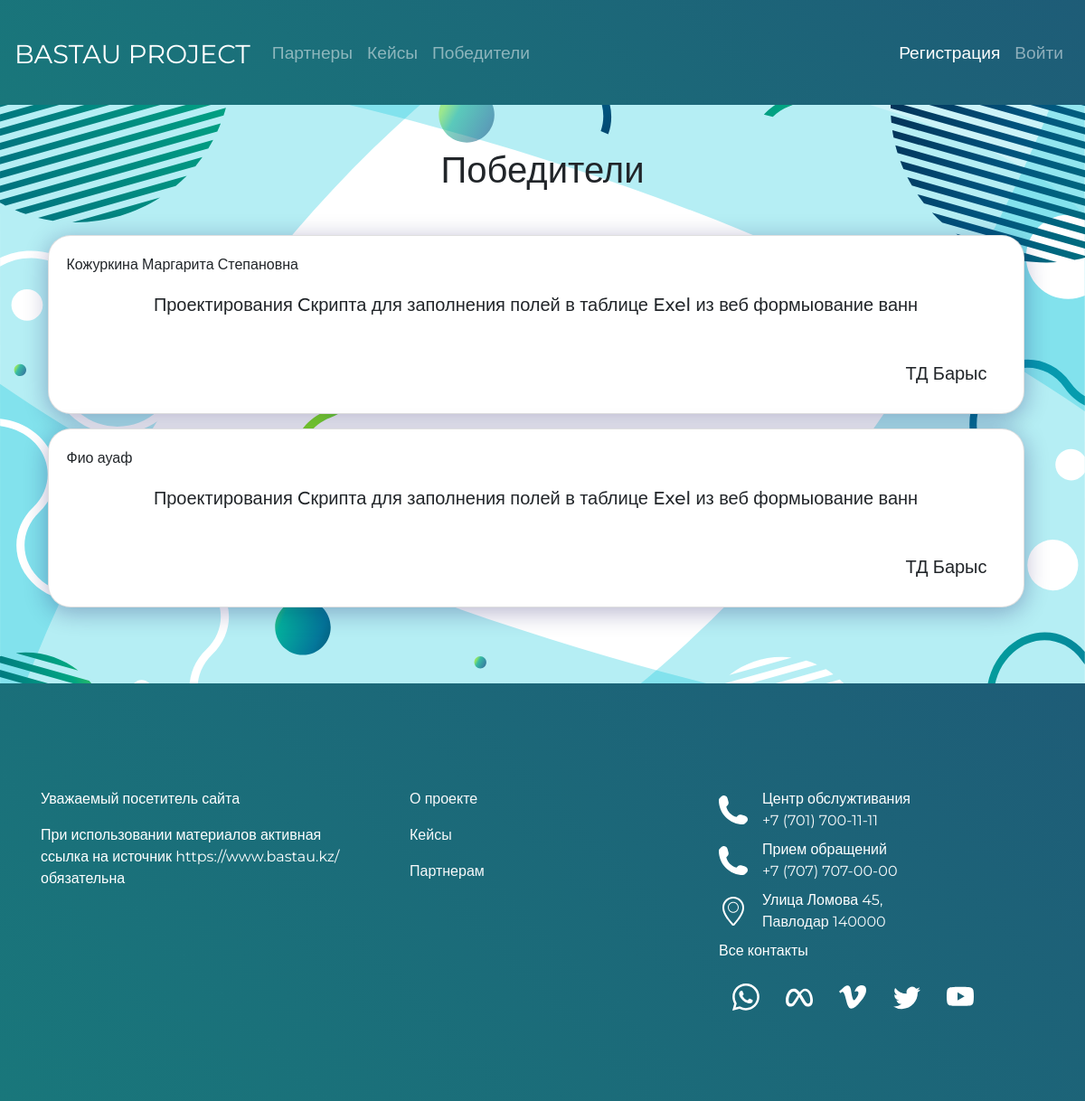
The app's page /ListWinners/ with its own data.
### BastauApp/models.py (models this page shows, shortened)
class Answer(models.Model):
    Url = models.URLField(verbose_name='Ссылка на ответ')
    File = models.FileField(verbose_name='Файл', upload_to = "file",blank=True)
    id_case = models.ForeignKey(Case, verbose_name="Кейс", on_delete=models.CASCADE,blank=True,related_name='cases')
    id_student = models.OneToOneField(Student, verbose_name="Студент", on_delete=models.CASCADE,blank=True)
    status = models.CharField(max_length=50, choices=STATUS, default=STATUS[0],verbose_name='Статус')
    class Meta:
        verbose_name = "Ответ"
        verbose_name_plural = "Ответы"

class Student(models.Model):
    user = models.OneToOneField(User, verbose_name='id', on_delete=models.CASCADE, primary_key=True)
    Fio = models.CharField(max_length=100, blank=True, verbose_name='ФИО')
    EDUCATION = [
        ('Высшее', 'Высшее'), ('ср-спе', 'Среднее-специальное'), ('среднее', 'Среднее')
    ]
    COURSE = [
        ('1', '1'),
        ('2', '2'),
        ('3','3'),
        ('4','4'),
        ('5','5'),
        ('6','6'),
    ]
    Educational_institution = models.CharField(max_length=50, verbose_name='Место учебы')
    age = models.CharField(max_length=2,verbose_name='возраст')
    region = models.CharField(max_length=50, choices=REGIONS, default=REGIONS[0], verbose_name='Регион')
    Direction_of_study = models.CharField(max_length=50, verbose_name='Специальность')
    Education = models.CharField(max_length=50, verbose_name='Образование', choices=EDUCATION, default=EDUCATION[0])
    class Meta:
        verbose_name = "Студент"
        verbose_name_plural = "Студенты"
    def __str__(self):
        return self.Fio

class Case(models.Model):
    title = models.CharField(max_length=200, verbose_name='Название')
    description = models.TextField(verbose_name='Описание кейса')
    date_of_create = models.DateTimeField(auto_now=True, verbose_name='Дата создания')
    date_of_edit = models.DateTimeField(auto_now_add=True, verbose_name='Дата последней редакции')
    date_of_close = models.DateTimeField(verbose_name='Дата закрытия')
    category = models.ForeignKey(Category, on_delete=models.CASCADE, verbose_name='Категории')
    file = models.FileField(verbose_name='Файл', upload_to="file",blank=True)
    region = models.CharField(max_length=50, choices=REGIONS, default=REGIONS[0],verbose_name='Область')
    user_id = models.ForeignKey(Partner, on_delete=models.CASCADE, related_name='partners', verbose_name='Организации')
    is_published = models.BooleanField(default=True, verbose_name='Опубликован')
    tags = TaggableManager()
    class Meta:
        verbose_name = "Кейс"
        verbose_name_plural = "Кейсы"
    def __str__(self):
        return self.title

class Partner(models.Model):
    user = models.OneToOneField(User, verbose_name='id', on_delete=models.CASCADE, primary_key=True)
    Fio = models.CharField(max_length=100, verbose_name='ФИО', blank=True)
    name_of_partner = models.CharField(max_length=100, verbose_name='Название организации')
    site = models.URLField(max_length=200, verbose_name='Сайт')
    avatar = models.ImageField("Аватар", upload_to="img/", blank=True)
    about_company = models.TextField(max_length=1000,verbose_name='О компании')
    class Meta:
        verbose_name = "Партнер"
        verbose_name_plural = "Партнеры"
    def __str__(self):
        return self.name_of_partner

### BastauApp/views.py (the view)
# urls.py: path('ListWinners/', views.ListWinners.as_view(), name='ListWinners'),
class ListWinners(ListView):
    model = Answer
    template_name = 'ListWinners.html'
    paginate_by = 6
    extra_context = {"name": 'Победители', 'menu': menu}
    def get_queryset(self):
        queryset = Answer.objects.filter(status='Победа')
        return queryset

### BastauApp/templates/ListWinners.html (shortened to what this page needs)
{% extends 'base.html' %}
  {% block content %}
<div class="win-fon pt-5">
    <div class="container">
        <h1 class="text-center mb-5">Победители</h1>
        <div class="row d-flex justify-content-center ">
              {% for item in object_list %}
              <div class="card mb-3 main-cases__item w-100" style="max-height:300px; margin-left: 2%;margin-right: 2%; border-radius: 25px; display:inline-table;">
                  {{item.id_student}}
                  <div class="card-body">
                      <h5 class="card-title d-flex justify-content-center ">{{item.id_case}}</h5>
                  </div>
                  <div class="card-body">
                      <h5 class="card-title d-flex text-align-right font-weight-light  float-right">{{item.id_case.user_id}}</h5>
                  </div>
              </div>
    {% endfor %}
        </div>
        <div class="grid-img-right text-right bg bg1 pb-4" >
        </div>
    </div>
</div>
{% endblock %}

### BastauApp/static/css/style.css (style rules this page uses)
* { font-family: 'Montserrat', sans-serif; }
body { background-color: #f1f1f1 !important; height: 100%; }
html { height: 100%; }
.container { max-width: 1170px; margin: 0 auto; height: 100%; }
.win-fon { min-height: 80vh; background-image: url('../img_register/лэндинг\ о\ комп\ svg.svg'); background-size: cover; background-repeat: no-repeat; background-attachment: fixed; background-position: center center; }
body { position: relative; }
.main-cases__item { padding: 20px; box-shadow: rgb(12 6 91 / 31%) 0px 5px 27px 0px; max-width:100%; width:400px; }
.d-flex { display: flex; justify-content: space-between; }
.card { border-radius: 50px; }
.row { margin-right:0 !important; }

### BastauApp/static/css/zero.css (style rules this page uses)
*, *::before, *::after { box-sizing: border-box; }
body, h1, h2, h3, h4, p, ul[class], ol[class], li, figure, figcaption, blockquote, dl, dd { margin: 0; }
body { background-color: #f1f1f1; }

### records on screen
Answer: id_student "Кожуркина Маргарита Степановна", id_case "Проектирования Cкрипта для заполнения полей в таблице Exel из веб формыование ванн", id_case.user_id "ТД Барыс"
Answer: id_student "Фио ауаф", id_case "Проектирования Cкрипта для заполнения полей в таблице Exel из веб формыование ванн", id_case.user_id "ТД Барыс"

### other values on screen
{{ item.title }} "Партнеры" "Кейсы"
{{ item.title }} "Победители"
